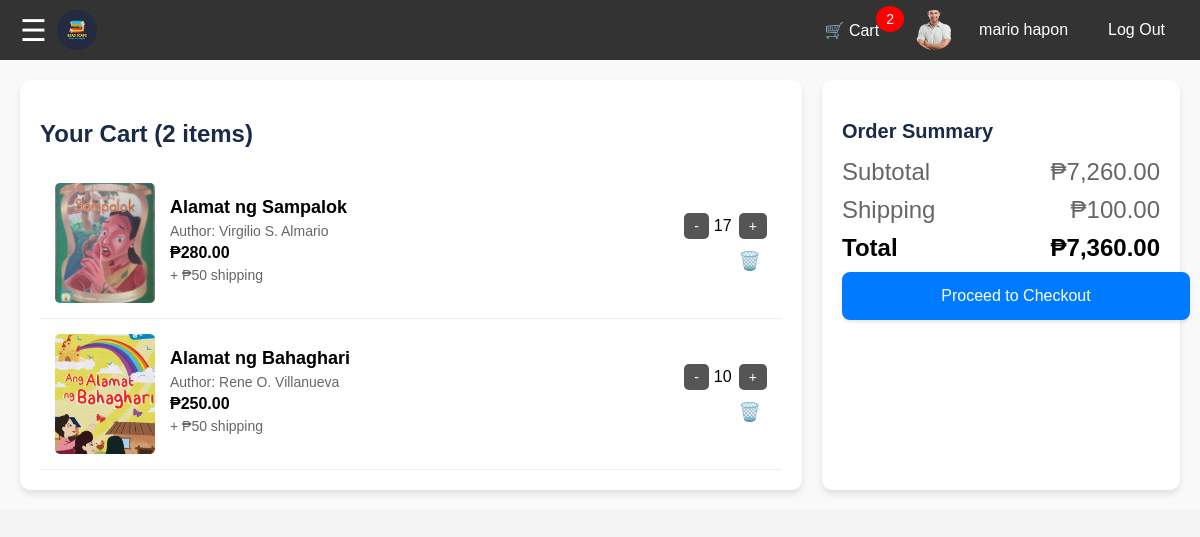
Before: /cart.php (signed in) with the older database file.
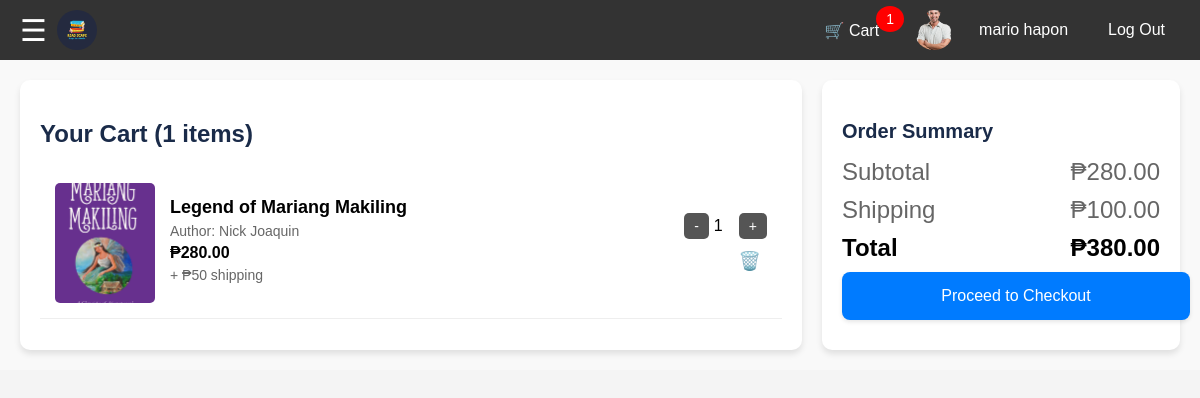
After: the same page with the newer database file.
### tables this page shows
CREATE TABLE `users` (
  `id` int(11) NOT NULL,
  `fname` varchar(50) NOT NULL,
  `lname` varchar(50) NOT NULL,
  `email` varchar(100) NOT NULL,
  `pass` varchar(255) NOT NULL,
  `phone` varchar(15) NOT NULL,
  `address` text NOT NULL,
  `created_at` timestamp NOT NULL DEFAULT current_timestamp(),
  `profile_image` varchar(255) DEFAULT NULL
);

CREATE TABLE `cart` (
  `id` int(11) NOT NULL,
  `user_id` int(11) NOT NULL,
  `isbn` int(11) NOT NULL,
  `quantity` int(11) DEFAULT 1
);

CREATE TABLE `books` (
  `isbn` int(11) NOT NULL,
  `title` varchar(255) NOT NULL,
  `book_image` varchar(255) NOT NULL,
  `author` varchar(255) NOT NULL,
  `copyright` int(11) NOT NULL,
  `qty` int(11) NOT NULL,
  `price` float NOT NULL,
  `total` float NOT NULL
);

### cart.php (the view, shortened to what this page needs)
<?php
@include 'db_connect.php';
$user_id = $_SESSION['id'];
$sql = "SELECT fname, lname, profile_image FROM users WHERE id = ?";
$stmt = mysqli_prepare($conn, $sql);
mysqli_stmt_bind_param($stmt, "i", $user_id);
mysqli_stmt_execute($stmt);
$result = mysqli_stmt_get_result($stmt);
$user = mysqli_fetch_assoc($result);
$fname = htmlspecialchars($user['fname']);
$lname = htmlspecialchars($user['lname']);
$profile_image = htmlspecialchars($user['profile_image']) ?: "uploads/default.jpg";
$sql = "SELECT books.isbn, books.title, books.book_image, books.price, books.author, cart.quantity,
        (books.price * cart.quantity) AS total
    FROM cart
    JOIN books ON cart.isbn = books.isbn
    WHERE cart.user_id = ?";
$stmt = mysqli_prepare($conn, $sql);
mysqli_stmt_bind_param($stmt, "i", $user_id);
mysqli_stmt_execute($stmt);
$result = mysqli_stmt_get_result($stmt);
$sql = "SELECT COUNT(*) FROM cart WHERE user_id = ?";
$stmt = mysqli_prepare($conn, $sql);
mysqli_stmt_bind_param($stmt, "i", $user_id);
mysqli_stmt_execute($stmt);
$cart_count_result = mysqli_stmt_get_result($stmt);
$cart_count = mysqli_fetch_row($cart_count_result)[0];
$total_price = 0;
?>
<!DOCTYPE html>
<html lang="en">
<head>
</head>
<body>
    <div class="navbar">
        <span style="font-size:30px;cursor:pointer;color:white;" onclick="openNav()">☰ <img src="./images/Readscape.png" alt="logo" class="readscape" width="50px" height="50px"></span>
        <div class="profile-info">
            <a href="cart.php" style="position: relative; color: white; text-decoration: none;">
                🛒 Cart <span id="cart-counter" style="background: red; color: white; border-radius: 50%; padding: 5px 10px; font-size: 14px; position: absolute; top: -5px; right: -10px;"><?php echo $cart_count; ?></span>
            </a>
            <br>
            <img src="<?php echo $profile_image; ?>" alt="Profile Image">
            <a href="profile.php"><?php echo $fname . " " . $lname; ?></a>
            <a href="logout.php">Log Out</a>
        </div>
    </div>
    <div class="cart-wrapper">
        <div class="cart-container">
            <div class="cart-left">
                <h2 class="cart-header">Your Cart (<?php echo $cart_count; ?> items)</h2>
                <?php while ($cart_item = mysqli_fetch_assoc($result)): ?>
                    <div class="cart-item" id="cart-item-<?php echo $cart_item['isbn']; ?>">
                        <img src="images/<?php echo htmlspecialchars($cart_item['book_image']); ?>" alt="Book">
                        <div class="cart-details">
                            <h3><?php echo htmlspecialchars($cart_item['title']); ?></h3>
                            <p>Author: <?php echo htmlspecialchars($cart_item['author'] ?? 'Unknown'); ?></p>
                            <p class="price">₱<?php echo number_format($cart_item['price'], 2, '.', ','); ?></p>
                            <p class="shipping-info">+ ₱50 shipping</p>
                        </div>
                        <div class="cart-controls">
                            <div class="quantity-control">
                                <button class="decrement-btn" onclick="updateQuantity('<?php echo $cart_item['isbn']; ?>', -1)">-</button>
                                <span class="quantity"><?php echo htmlspecialchars($cart_item['quantity']); ?></span>
                                <button class="increment-btn" onclick="updateQuantity('<?php echo $cart_item['isbn']; ?>', 1)">+</button>
                            </div>
                            <button class="remove-btn" onclick="removeFromCart('<?php echo $cart_item['isbn']; ?>')">🗑️</button>
                        </div>
                    </div>
                    <?php $total_price += $cart_item['total']; ?>
                <?php endwhile; ?>
            </div>
            <div class="cart-right">
                <div class="order-summary">
                    <h3>Order Summary</h3>
                    <div class="summary-details">
                        <p><span>Subtotal</span><span id="subtotal-price">₱<?php echo number_format($total_price, 2, '.', ','); ?></span></p>
                        <p><span>Shipping</span><span>₱100.00</span></p>
                        <p class="total"><span>Total</span><span id="total-price">₱<?php echo number_format($total_price + 100, 2, '.', ','); ?></span></p>
                    </div>
                    <a href="checkout.php" class="checkout-btn">Proceed to Checkout</a>
                </div>
            </div>
        </div>
    </div>
</body>
</html>

### cart.php (style rules this page uses)
body { font-family: Arial, sans-serif; background-color: #f4f4f4; margin: 0; }
.navbar { display: flex; justify-content: space-between; align-items: center; background-color: #333; padding: 10px 20px; }
.navbar a { color: white; text-decoration: none; padding: 10px 15px; }
.profile-info { display: flex; align-items: center; gap: 10px; }
.profile-info img { width: 40px; height: 40px; border-radius: 50%; object-fit: cover; }
span { font-size: 24px; display: flex; align-items: center; gap: 10px; }
.readscape { width: 40px; height: 40px; border-radius: 50%; }
.cart-wrapper { background-color: #f9f9f9; padding: 20px; }
.cart-container { max-width: 1200px; margin: 0 auto; display: flex; gap: 20px; }
.cart-left { flex: 7; background: white; border-radius: 10px; padding: 20px; box-shadow: 0 4px 6px rgba(0, 0, 0, 0.1); }
.cart-header { font-size: 24px; font-weight: 700; color: #1a2b49; margin-bottom: 20px; }
.cart-item { display: flex; align-items: center; padding: 15px; border-bottom: 1px solid #eee; gap: 15px; }
.cart-item img { width: 100px; height: 120px; object-fit: cover; border-radius: 5px; }
.cart-details { flex: 1; }
.cart-details h3 { font-size: 18px; font-weight: 700; margin: 0 0 5px; }
.cart-details p { font-size: 14px; color: #666; margin: 5px 0; }
.cart-details .price { font-size: 16px; font-weight: 700; color: #000; }
.shipping-info { font-size: 12px; color: #999; }
.cart-controls { display: flex; flex-direction: column; align-items: flex-end; gap: 10px; }
.quantity-control { display: flex; align-items: center; gap: 5px; }
.quantity-control button { background-color: #555; color: white; border: none; padding: 5px 10px; border-radius: 50%; cursor: pointer; font-size: 14px; }
.quantity-control .quantity { font-size: 16px; min-width: 20px; text-align: center; }
.remove-btn { background: none; border: none; color: #dc3545; font-size: 18px; cursor: pointer; }
.cart-right { flex: 3; background: white; border-radius: 10px; padding: 20px; box-shadow: 0 4px 6px rgba(0, 0, 0, 0.1); }
.order-summary h3 { font-size: 20px; font-weight: 700; color: #1a2b49; margin-bottom: 15px; }
.summary-details p { display: flex; justify-content: space-between; font-size: 14px; color: #666; margin: 10px 0; }
.summary-details .total { font-size: 18px; font-weight: 700; color: #000; }
.checkout-btn { display: block; width: 100%; background-color: #007bff; color: white; padding: 15px; font-size: 16px; text-align: center; border: none; border-radius: 8px; text-decoration: none; box-shadow: 0 2px 4px rgba(0, 0, 0, 0.1); transition: background 0.3s, transform 0.2s; margin-bottom: 10px; }
.remove-btn { background: none; border: none; color: red; font-size: 18px; cursor: pointer; transition: color 0.3s ease; }
.quantity-control button { background-color: #555; color: white; border: none; padding: 5px 10px; cursor: pointer; border-radius: 5px; }

Changed rows visible on the page:
removed cart: isbn.book_image (picture), isbn.title "Alamat ng Sampalok", isbn.author "Virgilio S. Almario", isbn.price "280.00", quantity "17"
removed cart: isbn.book_image (picture), isbn.title "Alamat ng Bahaghari", isbn.author "Rene O. Villanueva", isbn.price "250.00", quantity "10"
added cart: isbn.book_image (picture), isbn.title "Legend of Mariang Makiling", isbn.author "Nick Joaquin", isbn.price "280.00", quantity "1"
Other visible differences:
$cart_count: "2" → "1"
$total_price: "7,260.00" → "280.00"
$total_price + 100: "7,360.00" → "380.00"
